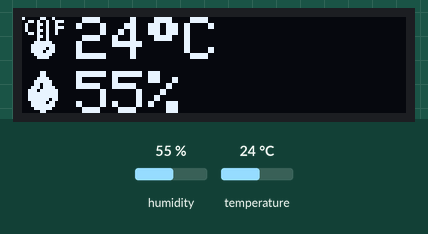
Simulated run of this sketch. Board: ESP8266 (NodeMCU). On the bench: 128×32 one-colour display. The inputs (shaded band) are chosen by the test bench; at power-on: humidity 55 %, temperature 24 °C. WiFi joins after 1.5 s; servers stay silent unless stated; what the sketch prints to the serial monitor is not drawn.

Above: at 2.7 s.
2.8 s: humidity set to 22 %
At 3.4 s:
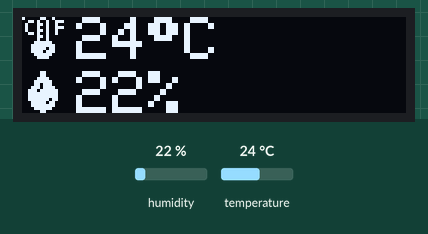
4.4 s: temperature set to 12 °C
At 6.9 s:
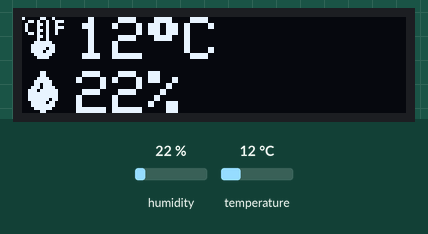
8.5 s: humidity set to 40 %
At 10.7 s:
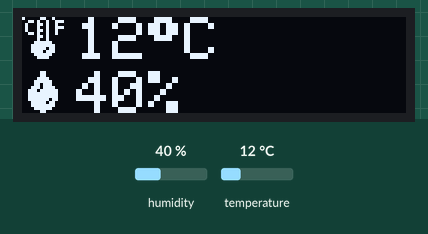
11.0 s: temperature set to 19 °C
At 13.1 s:
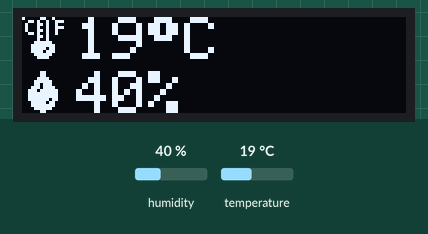
Timing chart, 0 to 14.6 s (numbered marks = the images above; inputs shaded):
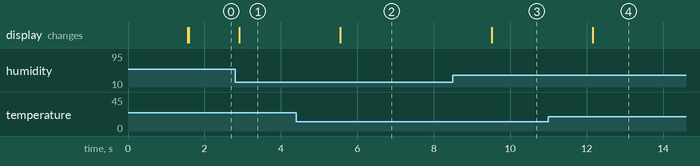

The sketch:

TemperatureDisplayNodeMCU.ino
```cpp
#include <ESP8266WiFi.h>
#include <WiFiClient.h>
#include <ESP8266WebServer.h>
#include <ESP8266mDNS.h>
#include <SimpleDHT.h>
#include <SPI.h>
#include <Wire.h>
#include <Adafruit_GFX.h>
#include <Adafruit_SSD1306.h>

#define SCREEN_WIDTH 128 // OLED display width, in pixels
#define SCREEN_HEIGHT 32 // OLED display height, in pixels
#define OLED_RESET     -1 // Reset pin # (or -1 if sharing Arduino reset pin)
#define SCREEN_ADDRESS 0x3C

Adafruit_SSD1306 display(SCREEN_WIDTH, SCREEN_HEIGHT, &Wire, OLED_RESET);

#define DROPLET_WIDTH 14
#define DROPLET_HEIGHT 14

static const unsigned char PROGMEM DROPLET[] = {
 B00000011, B00000000,
 B00000011, B00000000,
 B00000111, B10000000,
 B00001111, B11000000,
 B00001101, B11000000,
 B00011101, B11100000,
 B00111011, B11110000,
 B00111111, B11110000,
 B00111111, B11110000,
 B00111111, B10110000,
 B00011111, B01100000,
 B00011111, B11100000,
 B00001111, B11000000,
 B00000011, B00000000,
};

#define THERMOMETER_WIDTH 14
#define THERMOMETER_HEIGHT 14

static const unsigned char PROGMEM THERMOMETER[] = {
 B10000011, B00100000,
 B00110100, B10011100,
 B01000110, B10010000,
 B01000100, B10011100,
 B01000110, B10010000,
 B00110100, B10010000,
 B00000110, B10000000,
 B00000100, B10000000,
 B00001111, B11000000,
 B00011111, B11100000,
 B00011111, B01100000,
 B00011110, B11100000,
 B00001111, B11000000,
 B00000111, B10000000,
};

const char* ssid = "TP-Link_DD5E";
const char* password = "16335561";

ESP8266WebServer server(80);

byte temperature = 0;
byte humidity = 0;
void getTemperatureAndHumidity();

int pinDHT11 = D6;
SimpleDHT11 dht11;

void setup()
{
  Serial.begin(115200);

  if(!display.begin(SSD1306_SWITCHCAPVCC, SCREEN_ADDRESS))
  {
    Serial.println(F("SSD1306 allocation failed"));
    return;
  }
  display.clearDisplay();
  display.display();

  WiFi.mode(WIFI_STA);
  WiFi.begin(ssid, password);
  Serial.println("");

  // Wait for connection
  while (WiFi.status() != WL_CONNECTED)
  {
    delay(500);
    Serial.print(".");
  }
  Serial.println("");
  Serial.print("Connected to ");
  Serial.println(ssid);
  Serial.print("IP address: ");
  Serial.println(WiFi.localIP());

  if (MDNS.begin("esp8266"))
  {
    Serial.println("MDNS responder started");
  }

  server.on("/", getTemperatureAndHumidity);

  server.enableCORS(true);
  server.begin();
}

void getTemperatureAndHumidity()
{
  String json = "{\n";
  json += "\t\"temperature\":\n";
  json += "\t{\n";
  json += "\t\t\"value\": ";
  json += (int)temperature;
  json += ",\n";
  json += "\t\t\"unit\": \"°C\"\n";
  json += "\t},\n";
  json += "\t\"humidity\":\n";
  json += "\t{\n";
  json += "\t\t\"value\": ";
  json += (int)humidity;
  json += ",\n";
  json += "\t\t\"unit\": \"%\"\n";
  json += "\t}\n";
  json += "}\n";
  server.send(200, "application/json", json);
  Serial.print(json);
}

int tick = 0;
void loop()
{
  server.handleClient();
  MDNS.update();

  display.clearDisplay();

  display.setTextSize(2);
  display.setTextColor(SSD1306_WHITE);
  display.setCursor(18, 0);
  display.drawBitmap(0, 0, THERMOMETER, THERMOMETER_WIDTH, THERMOMETER_HEIGHT, WHITE);
  display.print((int)temperature);
  display.print((char)247);
  display.print("C");

  display.setCursor(18, 18);
  display.drawBitmap(0, 18, DROPLET, DROPLET_WIDTH, DROPLET_HEIGHT, WHITE);
  display.print((int)humidity);
  display.print("%");

  display.display();

  if(tick % 100 == 0)
  {
    byte data[40] = {0};

    if(dht11.read(pinDHT11, &temperature, &humidity, data))
    {
      Serial.println("Read DHT11 failed");
      return;
    }

    Serial.println("update");
  }

//  Serial.print("Temperature: ");
//  Serial.println((int)temperature);
//
//  Serial.print("Humidity: ");
//  Serial.println((int)humidity);

  tick++;
}
```

Measured:
- after the input at 2.8 s, the display: changes after 0.12 s (image 1)
- after the input at 4.4 s, the display: changes after 1.2 s (image 2)
- after the input at 8.5 s, the display: changes after 1.0 s (image 3)
- after the input at 11.0 s, the display: changes after 1.2 s (image 4)
